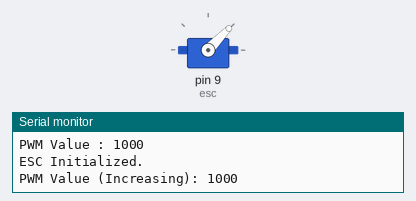
This sketch was run on a simulated Arduino Uno, built with avr-gcc and run on an emulated ATmega328P. Parts: servo, the last lines printed to the serial monitor.

Above: at 3.05 s.
At 3.9 s:
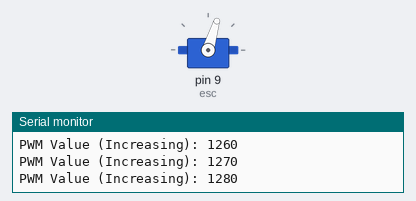
At 4.75 s:
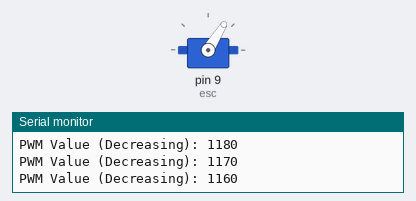
Timing chart, 0 to 12.3 s (numbered marks = the images above):
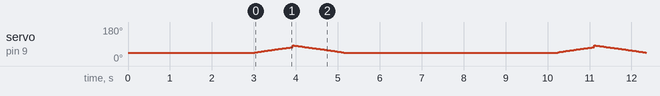

The sketch:

test_arm.io.ino
```cpp
#include <Servo.h>

Servo esc; // Create a Servo object to control the ESC
int pwmValue = 1000; // Starting PWM value
int increment = 10;   // Step size for increasing/decreasing the PWM
int delayTime = 10;  // Delay time between steps in milliseconds

void setup() {
  Serial.begin(9600); // Initialize Serial Monitor
  esc.attach(9);      // Attach ESC to pin 9

  // Initialize ESC at minimum throttle
  Serial.println("Initializing ESC...");
  esc.writeMicroseconds(pwmValue);
  Serial.print("PWM Value : ");
  Serial.println(pwmValue);
  delay(3000);
  Serial.println("ESC Initialized.");
}

void loop() {
  // Gradually increase PWM from 1000 to 2000
  for (pwmValue = 1000; pwmValue <= 1300; pwmValue += increment) {
    esc.writeMicroseconds(pwmValue); // Send PWM signal to ESC
    Serial.print("PWM Value (Increasing): ");
    Serial.println(pwmValue);
    delay(delayTime); // Wait for a short period
  }

  // Gradually decrease PWM from 2000 back to 1000
  for (pwmValue = 1400; pwmValue >= 1000; pwmValue -= increment) {
    esc.writeMicroseconds(pwmValue); // Send PWM signal to ESC
    Serial.print("PWM Value (Decreasing): ");
    Serial.println(pwmValue);
    delay(delayTime); // Wait for a short period
  }
  delay(5000);
}
```
